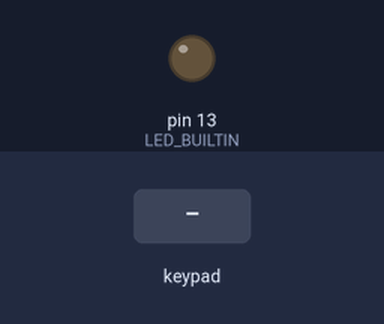
This sketch was run on a simulated Arduino Uno, built with avr-gcc and run on an emulated ATmega328P. On the bench: output pins drawn as LEDs (lit = HIGH). The test bench sets the inputs (shaded band).

Above: at 1.2 s.
1.3 s: keypad keys 1 2 3 4 # pressed 0.4 s apart
At 3.3 s:
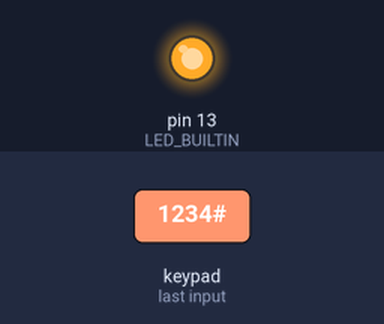
Timing chart, 0 to 5.4 s (numbered marks = the images above; inputs shaded):
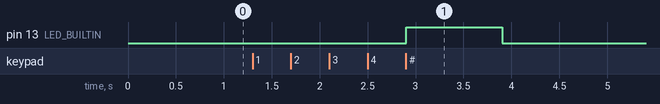

The sketch:

lock.ino
```cpp
#include <Keypad.h>

const byte ROWS = 4;
const byte COLS = 4;

char keys[ROWS][COLS] = {
  {'1', '2', '3', 'A'},
  {'4', '5', '6', 'B'},
  {'7', '8', '9', 'C'},
  {'*', '0', '#', 'D'}
};

byte rowPins[ROWS] = {9, 8, 7, 6};
byte colPins[COLS] = {5, 4, 3, 2};

Keypad keypad = Keypad(makeKeymap(keys), rowPins, colPins, ROWS, COLS);

const String correctPassword = "1234";
String enteredPassword = "";

void setup() {
  Serial.begin(9600);
  pinMode(LED_BUILTIN, OUTPUT);
}

void loop() {
  char key = keypad.getKey();

  if (key != NO_KEY) {
    if (key == '*') {
      enteredPassword = "";
    } else if (key == '#') {
      if (enteredPassword == correctPassword) {
        digitalWrite(LED_BUILTIN, HIGH);
        delay(1000);
        digitalWrite(LED_BUILTIN, LOW);
      } else {
        delay(1000);
      }
      enteredPassword = "";
    } else {
      enteredPassword += key;
    }
  }
}
```

Measured:
- after the input at 1.3 s, pin 13 (LED_BUILTIN): LOW → HIGH after 1.6 s, → LOW 1.0 s later
